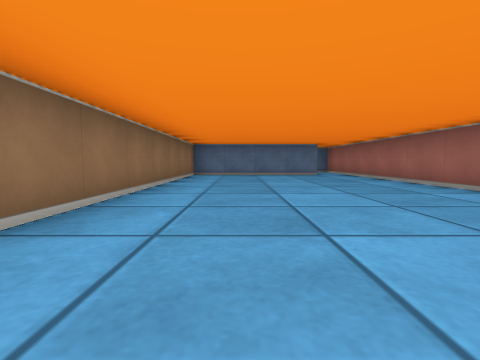
View 1 (above)

13 first-person views from a walk through a cub3D maze. The camera is about half as high as the walls, tilts 4° down and sees 85° across. The floor is counted in squares. Each view is taken from the middle of a square. On the plan, view 1 faces up. The plan holds only what a view shows up to about 9 squares ahead; the rest is blank.

View 2
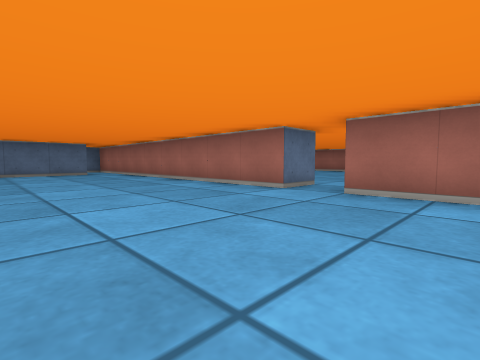

View 3
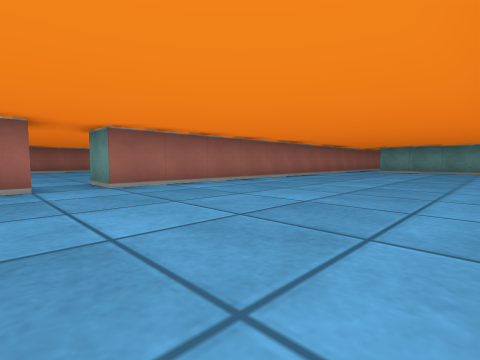

View 4
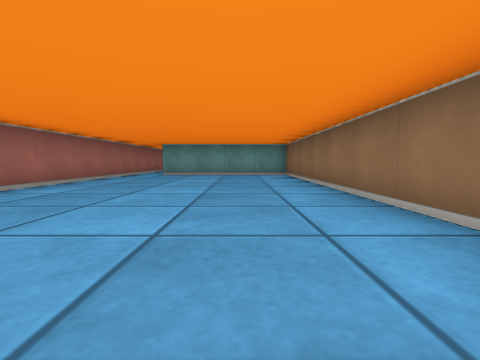

View 5
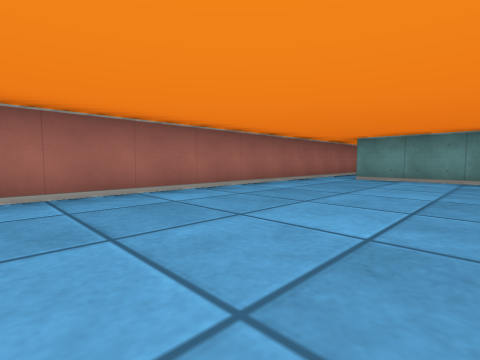

View 6
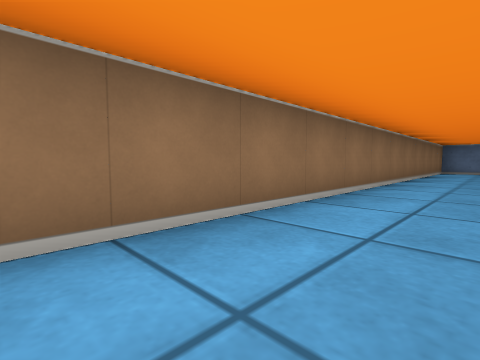

View 7
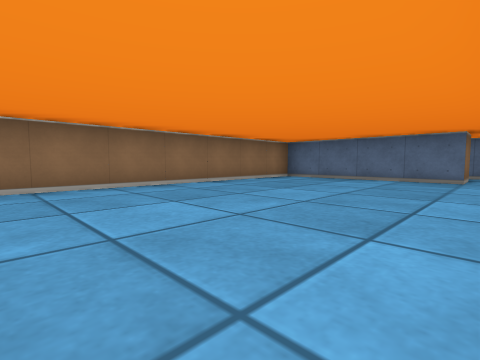

View 8
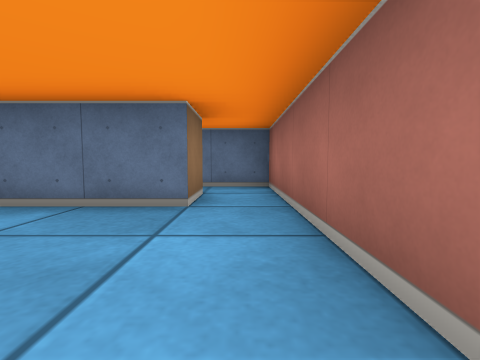

View 9
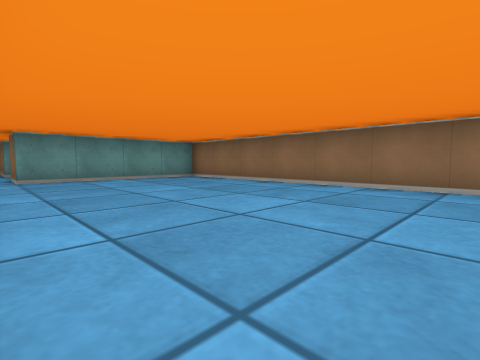

View 10
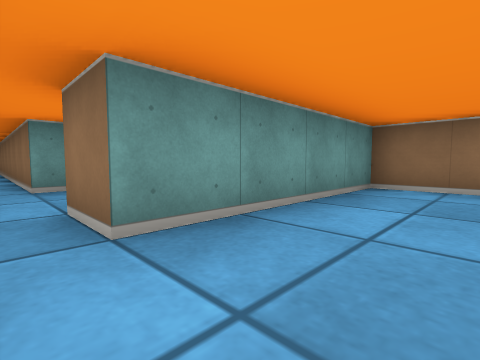

View 11
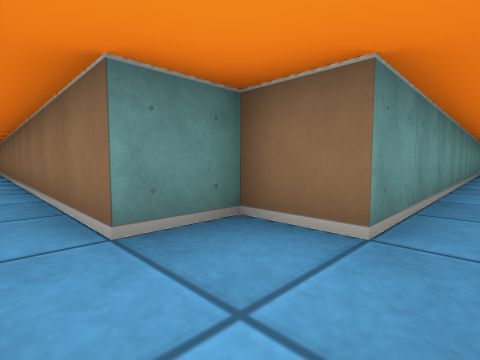

View 12
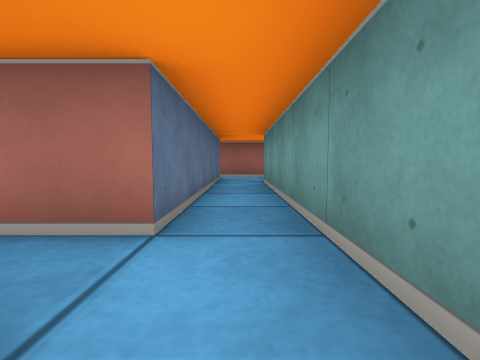

View 13
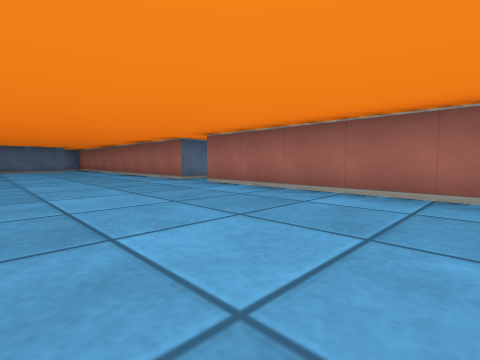

### Floor plan
Points are (right, up) in squares from view 1. A wall is a line through its corners. A room is listed if a view was taken in it or the views show most of it. See-through windows are left out.
Room 1 (views 1, 2, 3, 4, 5, 6, 7, 8, 9, 10, 13)
walls: (3.5, 1.5) (3.5, 8.5); (2.5, 8.5) (-1.5, 8.5) (-1.5, -9.5) (2.5, -9.5); (3.5, -9.4) (3.5, 0.5)
ways out: opening at (3, -10) to room 2; opening at (3, 9); opening at (4, 1)
Room 2 (view 11)
walls: (-3.5, -11.5) (1.5, -11.5); (2.5, -9.5) (2.5, -10.5) (-2.5, -10.5) (-2.5, -9.5); (1.5, -12.5) (2.5, -12.5); (3.5, -12.1) (3.5, -9.4)
ways out: opening at (3, -10) to room 1; opening at (-4, -11) to room 3; opening at (3, -11)
Room 3 (view 12)
walls: (-8, -11.5) (-3.5, -11.5)
ways out: opening at (-4, -11) to room 2

Positions as (right, up) in squares from view 1, and headings:
1: (0, 0), facing up
2: (0, -1), facing up-right
3: (-1, 2), facing down-right
4: (0, -1), facing down
5: (0, -3), facing down-right
6: (0, -3), facing up-left
7: (3, 2), facing up-left
8: (3, 6), facing up
9: (3, -3), facing down-left
10: (3, -8), facing down-left
11: (3, -11), facing down-left
12: (-4, -11), facing right
13: (0, -4), facing up-right
